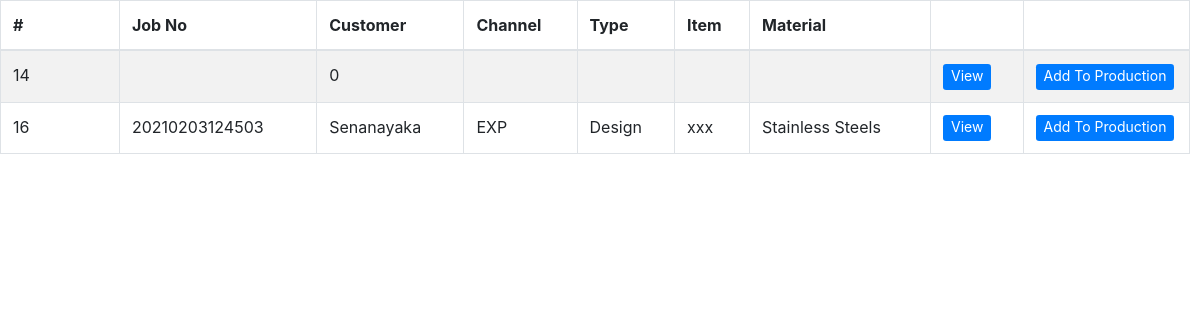
Before: /tables/design_table.php (signed in) with the older database file.
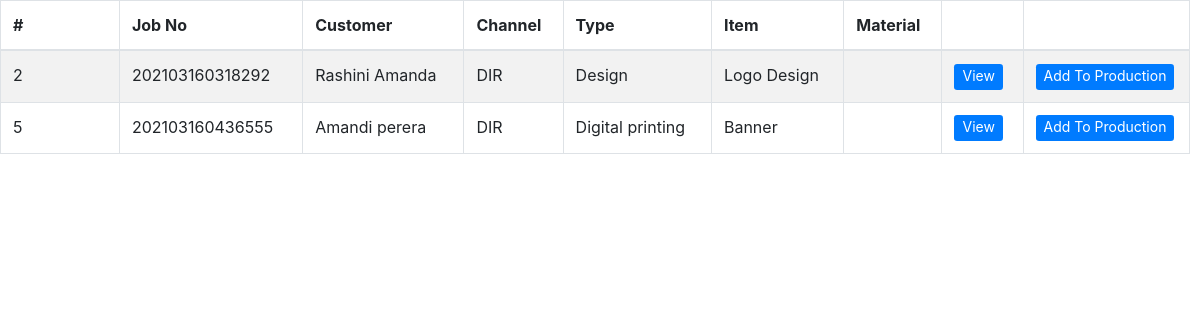
After: the same page with the newer database file.
### tables this page shows
CREATE TABLE `jobs` (
  `id` int(11) NOT NULL,
  `job_no` varchar(100) NOT NULL,
  `customer` varchar(400) NOT NULL,
  `channel` varchar(100) NOT NULL,
  `job_type` varchar(100) NOT NULL,
  `product` varchar(100) NOT NULL,
  `category` varchar(100) NOT NULL,
  `material` varchar(64) NOT NULL,
  `size` varchar(50) NOT NULL,
  `bind` varchar(50) NOT NULL,
  `colour` text NOT NULL,
  `user_description` varchar(250) NOT NULL,
  `date` date NOT NULL,
  `quantity` decimal(10,2) NOT NULL,
  `budget` decimal(10,2) NOT NULL,
  `discount` decimal(10,2) NOT NULL,
  `discounted` decimal(10,2) NOT NULL,
  `ad_pay_amount` decimal(10,2) NOT NULL,
  `rest` decimal(10,2) NOT NULL,
  `admin_description` varchar(250) NOT NULL,
  `state` enum('request','design','production','reject','QA','complete','dispatch') NOT NULL,
  `accepted_by` varchar(100) NOT NULL,
  `checked_by` varchar(100) NOT NULL,
  `failed_reason` varchar(255) NOT NULL,
  `cash` decimal(10,2) NOT NULL,
  `change_amt` decimal(10,2) NOT NULL,
  `payment` decimal(10,2) NOT NULL,
  `dispatch_day` varchar(100) NOT NULL,
  `dispatch_year` varchar(10) NOT NULL,
  `dispatch_month` varchar(10) NOT NULL,
  `dispatched_by` varchar(150) NOT NULL
);

### tables/design_table.php (the view, shortened to what this page needs)
<!DOCTYPE html>
<html>
<head>
</head>
<body>
      <?php
       require '../include/config.php';
       $view_status ="design";
      if(isset($_POST["query"]))
      {
         $search =$_POST["query"];
         $query = "SELECT * FROM jobs WHERE state='$view_status' AND id LIKE '%".$search."%' ";
      }
      else
      {
         $query = "SELECT * FROM jobs WHERE state='$view_status'";
      }
      $result = mysqli_query($conn ,$query);
      if(mysqli_num_rows($result)>0)
      {
        ?>
<div class="tablealign">
 <?php include('../include/head.php'); ?>
  <table id="example" class="table table-striped table-bordered" style="width:100%">
   <thead>
    <tr>
     <th>#</th>
     <th>Job No</th>
     <th>Customer</th>
     <th>Channel</th>
     <th>Type</th>
     <th>Item</th>
     <th>Material</th>
     <th></th>
     <th style="width: 14%;"></th>
    </tr>
   </thead>
   <tbody>
   <?php
   while($row = mysqli_fetch_array($result))
   {
    echo '
    <tr>
     <td style="width: 10%;">'.$row["id"].'</td>
     <td>'.$row["job_no"].'</td>
     <td>'.$row["customer"].'</td>
     <td>'.$row["channel"].'</td>
     <td>'.$row["job_type"].'</td>
     <td>'.$row["product"].'</td>
     <td>'.$row["material"].'</td>
     <td><button type="button" id="'.$row["id"].'" name="'.$row["id"].'" class="btn btn-primary btn-sm view_data" data-toggle="modal" data-target="#myModaldesign" style="border: 0px; color: #ffffff; font-size: 14px; padding-top: 1px;">View</button></td>';
      echo  '<td><button type="button"  onclick="addproduction('.$row["id"].')" class="btn btn-primary btn-sm" style="border: 0px; color: #ffffff; font-size: 14px; padding-top: 1px;">Add To Production</button></td>';
    echo '</tr>';
   }
   ?>
   </tbody>
  </table>
</div>
   <?php
  }
  else
  {
   echo 'Data Not Found';
  }
  ?>
  </body>
  </html>

Changed rows visible on the page:
removed jobs: id "14", customer "0"
removed jobs: id "16", job_no "20210203124503", customer "Senanayaka", channel "EXP", job_type "Design", product "xxx", material "Stainless Steels"
added jobs: id "2", job_no "202103160318292", customer "Rashini Amanda", channel "DIR", job_type "Design", product "Logo Design"
now on this page (row edited): jobs: id "5", job_no "202103160436555", customer "Amandi perera", channel "DIR", job_type "Digital printing", product "Banner"
